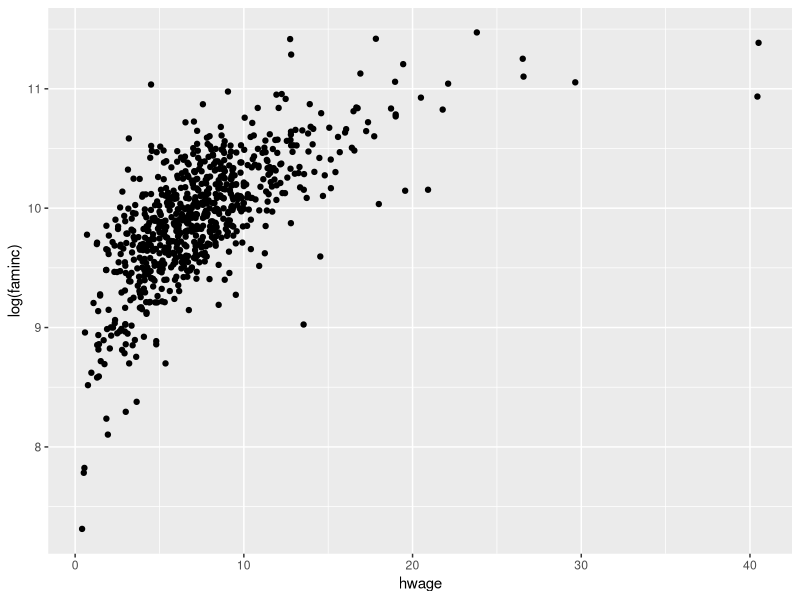
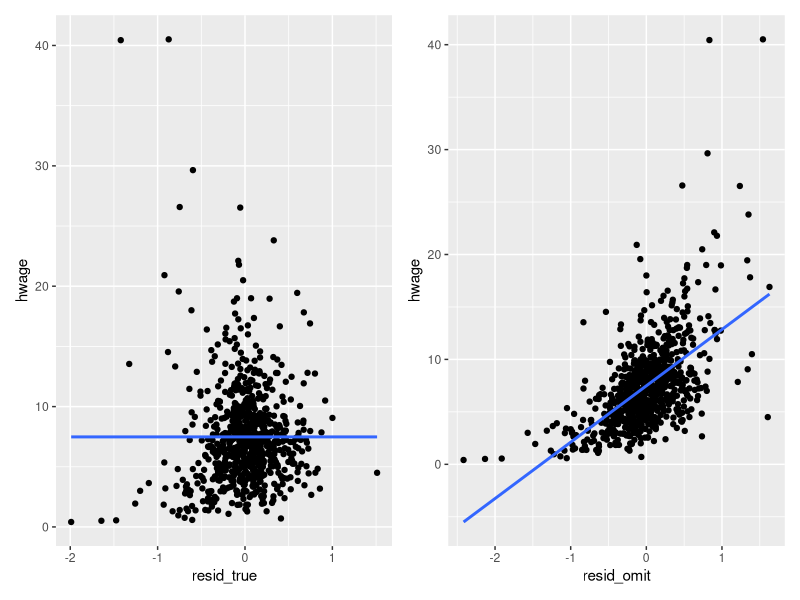

Reproduce these figures in R, in order. (Note: this script raises an error after producing the figures.)


#== EC 339
#== Prof. Santetti 

#=============================================================================#
#                        OMITTED VARIABLES BIAS IN R                          #
#=============================================================================#


#== IMPORTANT: Before any operations, make sure to set your working directory.
# In other words, you have to tell R in which folder you will save your work, or
# from which folder external data sets will come from. In the lower-right pane, 
# click on 'Files.' Select your desired folder, and click on 'More', then select 
# the option 'Set as Working Directory.'

#================================================================================================#






###--- Loading the necessary packages for today:


library(tidyverse)
library(broom)
library(patchwork)
library(lmtest)      ## for the RESET test.


##---------------------------------------------------------


#-- In this applied lecture, we will practice what happens to OLS models when
#-- we omit relevant or include irrelevant variables. Furthermore, we will
#-- apply the RESET test for functional form misspecification.


##---------------------------------------------------------


##--- Omitting a relevant variable from a model:


## For this lecture, let us work once again with Mroz's (1987) data:

mroz_data <- read_csv('mroz.csv')


## Let's estimate a model which we consider to be the "true" one, or
## the best representing the population model for a household's
## income.


true_model <- lm(log(faminc) ~ educ + wage + heduc + hwage + kidsl6, data = mroz_data)

true_model %>% 
  summary()


## Now, let us omit a relevant variable from this model, 'hwage'.


omit_model <- lm(log(faminc) ~ educ + wage + heduc + kidsl6, data = mroz_data)

omit_model %>% 
  summary()           ## what happened?


## Comparing the models' coefficients:

true_model %>% 
  tidy()

omit_model %>% 
  tidy()              ## what happened?



## Quick visual inspection:

mroz_data %>% 
  ggplot(mapping = aes(x=hwage, y=log(faminc))) + 
  geom_point() 


## Let us now inspect the residuals from these two models:


resid_true <- true_model %>% 
  resid()

resid_omit <- omit_model %>% 
  resid()


## And check the correlation coefficient between the
## omitted variable, 'hwage' and both residual terms:


mroz_data %>% 
  summarize(cor_hwage_resid_true = cor(hwage, resid_true),
                        cor_hwage_resid_omit = cor(hwage, resid_omit))


## And we add the residuals to the data set:


mroz_data <- mroz_data %>% 
  add_column(resid_true, resid_omit)


p1 <- mroz_data %>% 
  ggplot(aes(x=resid_true, y=hwage)) + 
  geom_point() + 
  geom_smooth(method="lm", se=FALSE) 

p2 <- mroz_data %>% ggplot(aes(x=resid_omit, y=hwage)) + 
  geom_point() + 
  geom_smooth(method="lm", se=FALSE) 


# Using the 'patchwork' package to plot these two side by side:


p1 | p2



##---------------------------------------------------------


##--- Including irrelevant variables:


## From what we have defined as the "true" model, let us now add a 
## variable that may not have any theoretical value, the number
## of husband siblings ('hsiblings'):


irrel_model <- lm(log(faminc) ~ educ + wage + heduc + hwage + kidsl6 + hsiblings, data = mroz_data)


irrel_model %>% 
  summary()                 ## what happened?


## Comparing the model's coefficients:


true_model %>% 
  tidy() 


irrel_model %>% 
  tidy()                       ## what happened? 


## And let us compare their respective standard errors as well.



##--- Moral of the story: if the addition of a variable is not supported by economic theory,
## there should be a strong and reliable reason to include it in a final model.



##---------------------------------------------------------


##--- amsey's Regression Equation Specification Error Test (RESET):


## Let us first run this test manually. First, we need the fitted values (y_hat) from
## our model:


y_hat <- true_model %>% 
  fitted()


## And we will use its square and cubed functional forms:


y_hat_sq <- y_hat^2
y_hat_cb <- y_hat^3


## And join these columns to the original data set:


mroz_data <- mroz_data %>% 
  add_column(y_hat_sq, y_hat_cb)


#== Now, to the RESET test's auxiliary regression:

aux_reg_reset <- lm(log(faminc) ~ educ + wage + heduc + hwage + kidsl6 + 
                      y_hat_sq + y_hat_cb, data = mroz_data)


aux_reg_reset %>% 
  summary()


## Are these two added terms jointly significant? Let's run an F-test:


aux_reg_reset %>% 
  linearHypothesis(c("y_hat_sq = 0", "y_hat_cb = 0"))  ## what do we conclude?


#== The null hypothesis for the RESET test is that the model is well specified. In case
#== we reject the null hypothesis that the added terms (squares, cubes, etc.) are not 
#== statistically significant (equal to zero), the model suffers from some kind of
#== misspecification. Unfortunately, it does not tell which specific misspecification
#== it is.


## With R's function (from the 'lmtest' package):

true_model %>% 
  resettest(power = 2:3)   ## is the F-test statistic the same as above?



## We see that our "true" model still suffers from functional form misspecification.

## we can try a few things:


true_model2 <- lm(log(faminc) ~ educ + wage + heduc + hwage + kidsl6 +
                    I(hwage^2), data = mroz_data)

true_model2 %>% 
  resettest(power = 2:3)

##


true_model3 <- lm(log(faminc) ~ educ + wage + heduc + hwage + kidsl6 +
                    hwage:wage, data = mroz_data)

true_model3 %>% 
  resettest(power = 2:3)

##


true_model4 <- lm(log(faminc) ~ educ + wage + heduc + log(hwage) + kidsl6, data = mroz_data)

true_model4 %>% 
  resettest(power = 2:3)


## And compare the coefficients:


true_model %>% summary()
true_model4 %>% summary()
